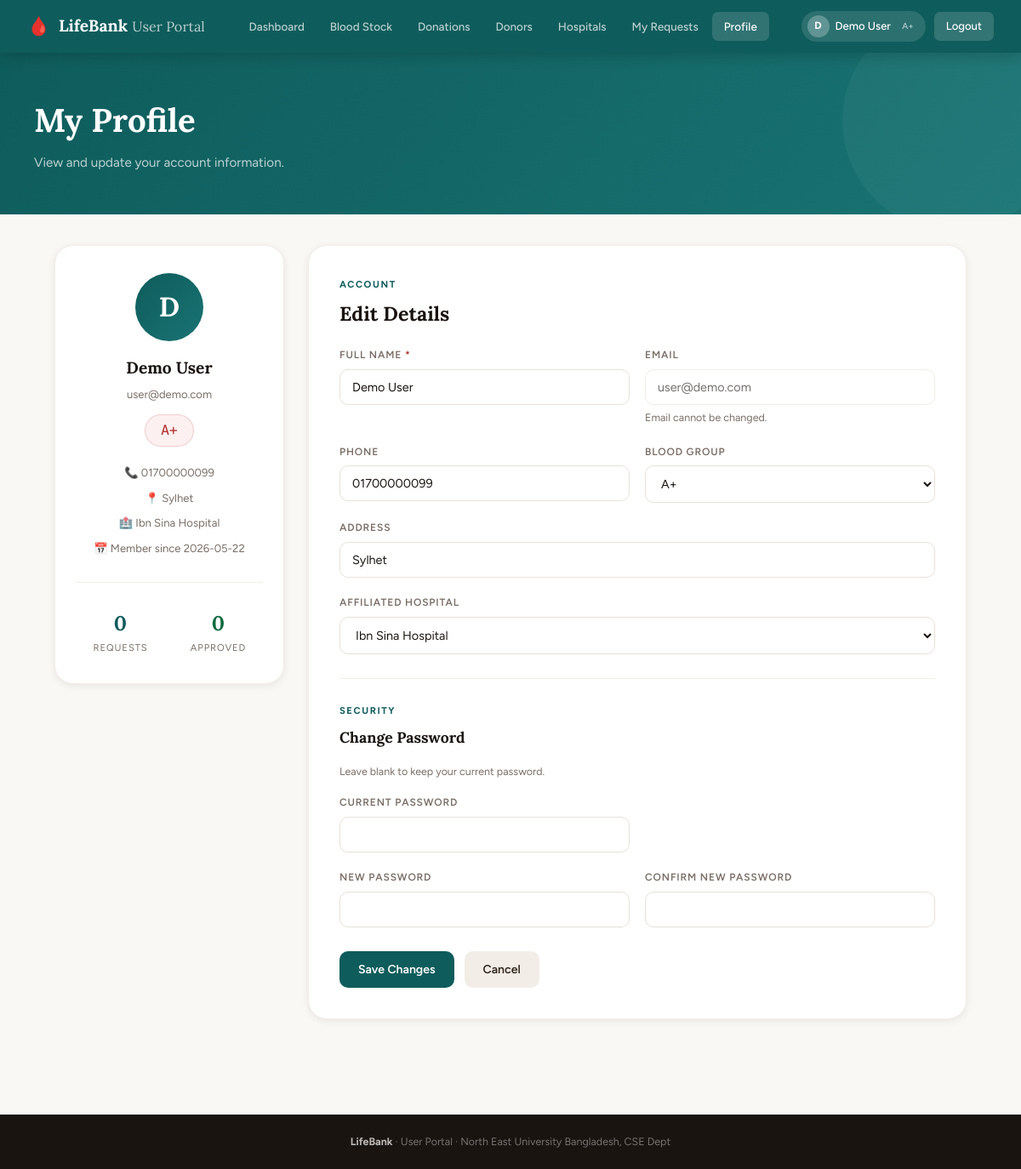
The page /user/profile.php (signed in) on the database its author committed.
### tables this page shows
CREATE TABLE IF NOT EXISTS `user` (
  `User_ID`         INT NOT NULL AUTO_INCREMENT,
  `Full_Name`       VARCHAR(100) NOT NULL,
  `Email`           VARCHAR(150) NOT NULL,
  `Password`        VARCHAR(255) NOT NULL,
  `Phone`           VARCHAR(20)  DEFAULT NULL,
  `Blood_Group`     VARCHAR(3)   DEFAULT NULL,
  `Address`         VARCHAR(255) DEFAULT NULL,
  `Hospital_ID`     INT DEFAULT NULL,
  `Date_Registered` DATE DEFAULT NULL,
  PRIMARY KEY (`User_ID`),
  UNIQUE KEY `uq_email` (`Email`),
  KEY `fk_user_hospital` (`Hospital_ID`),
  CONSTRAINT `fk_user_hospital` FOREIGN KEY (`Hospital_ID`) REFERENCES `hospital` (`Hospital_ID`) ON DELETE SET NULL
);

CREATE TABLE IF NOT EXISTS `hospital` (
  `Hospital_ID` INT NOT NULL AUTO_INCREMENT,
  `Name`        VARCHAR(150) NOT NULL,
  `Contact`     VARCHAR(25)  DEFAULT NULL,
  `Street`      VARCHAR(255) DEFAULT NULL,
  `City`        VARCHAR(100) DEFAULT NULL,
  `State`       VARCHAR(100) DEFAULT NULL,
  `PIN_Code`    VARCHAR(10)  DEFAULT NULL,
  PRIMARY KEY (`Hospital_ID`)
);

### user/config.php (called while the page is built, shortened)
<?php
function current_user() {
    return [
        'id'          => $_SESSION['user_id']      ?? null,
        'name'        => $_SESSION['user_name']    ?? '',
        'email'       => $_SESSION['user_email']   ?? '',
        'blood_group' => $_SESSION['user_bg']      ?? '',
        'hospital_id' => $_SESSION['user_hosp_id'] ?? null,
        'hospital'    => $_SESSION['user_hosp']    ?? '',
    ];
}
?>

### user/profile.php (the view, shortened to what this page needs)
<?php
require_once 'config.php';
$u   = current_user();
$uid = $u['id'];
$row = mysqli_fetch_assoc(mysqli_query($conn,
    "SELECT u.*,h.Name AS HospName FROM user u LEFT JOIN hospital h ON u.Hospital_ID=h.Hospital_ID WHERE u.User_ID=$uid"));
$hospitals = mysqli_query($conn,"SELECT Hospital_ID,Name FROM hospital ORDER BY Name");
$my_requests = mysqli_fetch_row(mysqli_query($conn,"SELECT COUNT(*) FROM request WHERE User_ID=$uid"))[0];
$my_approved = mysqli_fetch_row(mysqli_query($conn,"SELECT COUNT(*) FROM request WHERE User_ID=$uid AND Status='Approved'"))[0];
?>
<!DOCTYPE html><html lang="en"><head>
<link rel="stylesheet" href="user_style.css">
</head><body>
<?php include 'navbar.php'; ?>
<div class="page-hero">
    <div class="page-hero-inner">
        <h1>My Profile</h1>
        <p>View and update your account information.</p>
    </div>
</div>
<div class="page-wrap">
    <div class="profile-grid">
        <div>
            <div class="profile-card">
                <div class="profile-avatar"><?= strtoupper(substr($row['Full_Name'],0,1)) ?></div>
                <div class="profile-name"><?= htmlspecialchars($row['Full_Name']) ?></div>
                <div class="profile-email"><?= htmlspecialchars($row['Email']) ?></div>
                <?php if($row['Blood_Group']): ?>
                <div class="profile-bg-badge"><?= $row['Blood_Group'] ?></div>
                <?php endif; ?>
                <div class="profile-meta">
                    <?php if($row['Phone']): ?><span>📞 <?= htmlspecialchars($row['Phone']) ?></span><?php endif; ?>
                    <?php if($row['Address']): ?><span>📍 <?= htmlspecialchars($row['Address']) ?></span><?php endif; ?>
                    <?php if($row['HospName']): ?><span>🏥 <?= htmlspecialchars($row['HospName']) ?></span><?php endif; ?>
                    <span>📅 Member since <?= $row['Date_Registered']??'—' ?></span>
                </div>
                <hr class="divider">
                <div style="display:grid;grid-template-columns:1fr 1fr;gap:10px;text-align:center;">
                    <div>
                        <div style="font-family:'Lora',serif;font-size:1.5rem;font-weight:700;color:var(--teal);"><?= $my_requests ?></div>
                        <div style="font-size:.7rem;text-transform:uppercase;letter-spacing:.08em;color:var(--muted);">Requests</div>
                    </div>
                    <div>
                        <div style="font-family:'Lora',serif;font-size:1.5rem;font-weight:700;color:var(--emerald);"><?= $my_approved ?></div>
                        <div style="font-size:.7rem;text-transform:uppercase;letter-spacing:.08em;color:var(--muted);">Approved</div>
                    </div>
                </div>
            </div>
        </div>
        <div>
            <div class="form-card" style="max-width:100%;">
                <div class="sec-eyebrow">Account</div>
                <h2 class="sec-title" style="margin-bottom:20px;">Edit Details</h2>
                <form method="POST">
                    <div class="form-row">
                        <div class="form-group">
                            <label class="form-label">Full Name <span class="req">*</span></label>
                            <input type="text" name="full_name" class="form-input" required value="<?= htmlspecialchars($row['Full_Name']) ?>">
                        </div>
                        <div class="form-group">
                            <label class="form-label">Email</label>
                            <input type="email" class="form-input" value="<?= htmlspecialchars($row['Email']) ?>" disabled style="opacity:.6;cursor:not-allowed;">
                            <p class="form-hint">Email cannot be changed.</p>
                        </div>
                    </div>
                    <div class="form-row">
                        <div class="form-group">
                            <label class="form-label">Phone</label>
                            <input type="text" name="phone" class="form-input" value="<?= htmlspecialchars($row['Phone']??'') ?>">
                        </div>
                        <div class="form-group">
                            <label class="form-label">Blood Group</label>
                            <select name="blood_group" class="form-select">
                                <?php foreach(['A+','A-','B+','B-','AB+','AB-','O+','O-'] as $g):
                                    $sel=($row['Blood_Group']===$g)?'selected':''; ?>
                                <option <?= $sel ?>><?= $g ?></option>
                                <?php endforeach; ?>
                            </select>
                        </div>
                    </div>
                    <div class="form-group">
                        <label class="form-label">Address</label>
                        <input type="text" name="address" class="form-input" value="<?= htmlspecialchars($row['Address']??'') ?>">
                    </div>
                    <div class="form-group">
                        <label class="form-label">Affiliated Hospital</label>
                        <select name="hospital_id" class="form-select">
                            <?php while($h=mysqli_fetch_assoc($hospitals)):
                                $sel=($row['Hospital_ID']==$h['Hospital_ID'])?'selected':''; ?>
                            <option value="<?= $h['Hospital_ID'] ?>" <?= $sel ?>><?= htmlspecialchars($h['Name']) ?></option>
                            <?php endwhile; ?>
                        </select>
                    </div>
                    <hr class="divider">
                    <div class="sec-eyebrow">Security</div>
                    <h3 style="font-family:'Lora',serif;font-size:1.1rem;font-weight:700;color:var(--ink);margin:8px 0 16px;">Change Password</h3>
                    <p class="form-hint" style="margin-bottom:16px;">Leave blank to keep your current password.</p>
                    <div class="form-row">
                        <div class="form-group">
                            <label class="form-label">Current Password</label>
                            <input type="password" name="current_password" class="form-input" autocomplete="current-password">
                        </div>
                        <div class="form-group"></div>
                    </div>
                    <div class="form-row">
                        <div class="form-group">
                            <label class="form-label">New Password</label>
                            <input type="password" name="new_password" class="form-input" autocomplete="new-password" minlength="6">
                        </div>
                        <div class="form-group">
                            <label class="form-label">Confirm New Password</label>
                            <input type="password" name="confirm_password" class="form-input" autocomplete="new-password">
                        </div>
                    </div>
                    <div style="display:flex;gap:12px;flex-wrap:wrap;margin-top:8px;">
                        <button type="submit" class="btn btn-primary">Save Changes</button>
                        <a href="dashboard.php" class="btn btn-ghost">Cancel</a>
                    </div>
                </form>
            </div>
        </div>
    </div>
</div>
<footer style="background:var(--ink);color:rgba(255,255,255,.4);text-align:center;padding:22px;font-size:.78rem;margin-top:48px;">
    <strong style="color:rgba(255,255,255,.7);">LifeBank</strong> · User Portal · North East University Bangladesh, CSE Dept
</footer>
</body></html>

### user/navbar.php
<?php
require_once 'config.php';
$u   = current_user();
$cur = basename($_SERVER['PHP_SELF']);
function nl($file, $label, $cur) {
    $a = ($cur === $file) ? ' active' : '';
    return "<a href=\"{$file}\" class=\"nav-link{$a}\">{$label}</a>";
}
?>
<nav class="navbar">
    <a href="dashboard.php" class="navbar-brand">
        <span class="brand-icon">🩸</span>
        <span>LifeBank <span style="font-weight:300;opacity:.7;font-size:.85em;">User Portal</span></span>
    </a>
    <div class="navbar-links">
        <?= nl('dashboard.php',   'Dashboard',   $cur) ?>
        <?= nl('blood_stock.php', 'Blood Stock',  $cur) ?>
        <?= nl('donations.php',   'Donations',    $cur) ?>
        <?= nl('donors.php',      'Donors',       $cur) ?>
        <?= nl('hospitals.php',   'Hospitals',    $cur) ?>
        <?= nl('my_requests.php', 'My Requests',  $cur) ?>
        <?= nl('profile.php',     'Profile',      $cur) ?>
    </div>
    <div class="navbar-user">
        <div class="user-chip">
            <div class="ava"><?= strtoupper(substr($u['name'],0,1)) ?></div>
            <?= htmlspecialchars($u['name']) ?>
            <?php if ($u['blood_group']): ?>
                &nbsp;<span style="opacity:.65;font-size:.78em;"><?= $u['blood_group'] ?></span>
            <?php endif; ?>
        </div>
        <a href="logout.php" class="btn-logout">Logout</a>
    </div>
</nav>

### rows shown on the page
user: Full_Name "D", Full_Name "Demo User", Blood_Group "A+", Email "user@demo.com", Phone "01700000099", Address "Sylhet", Hospital_ID.Name "Ibn Sina Hospital", Date_Registered "2026-05-22", full_name "Demo User", phone "01700000099", address "Sylhet"

### other values the page prints
$label "Dashboard Blood Stock Donations Donors Hospitals My Requests Profile"
$my_requests "0"
$my_approved "0"
form field blood_group "A+"
form field hospital_id "Ibn Sina Hospital"
